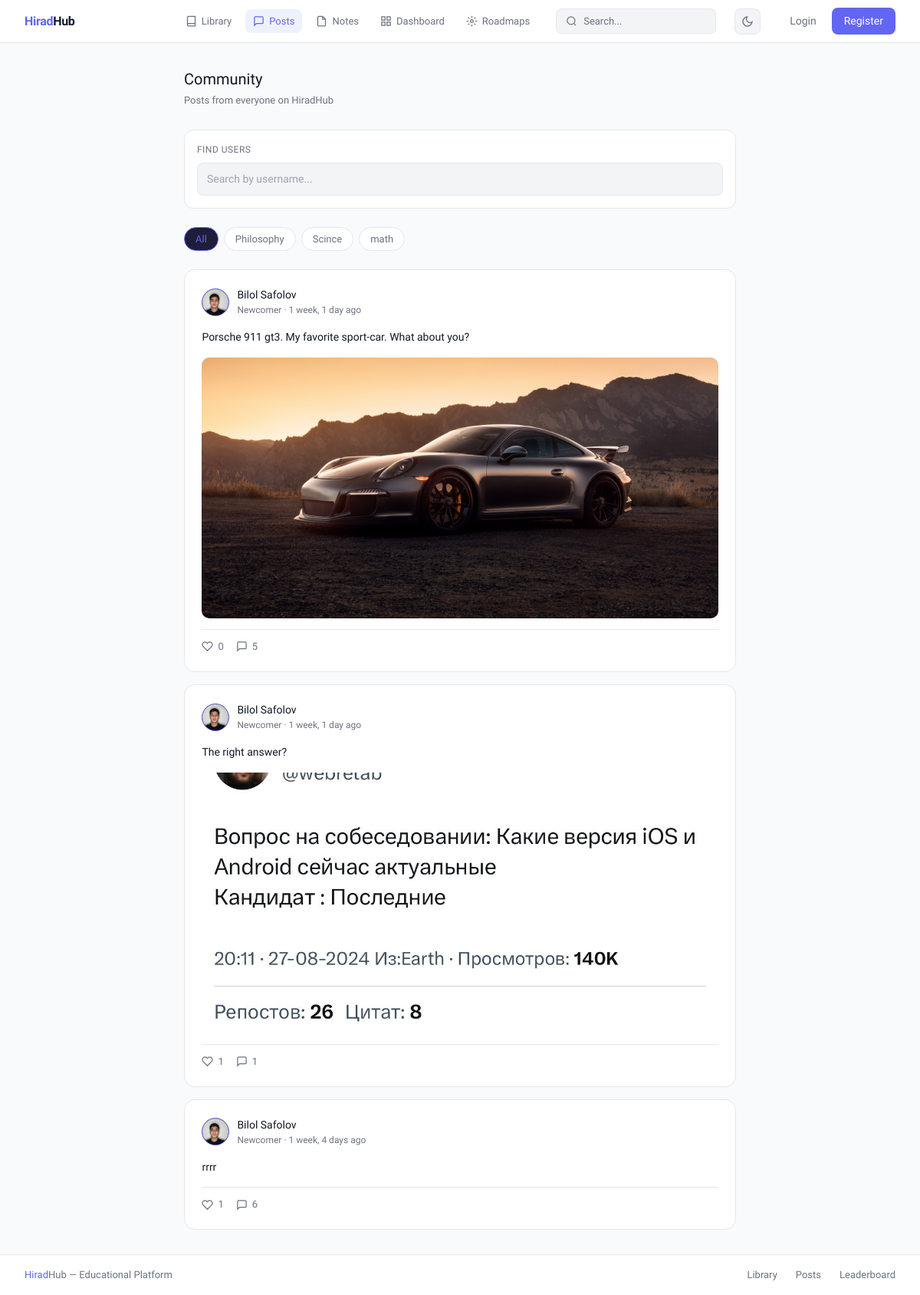
Page /post/ on the earlier database version.
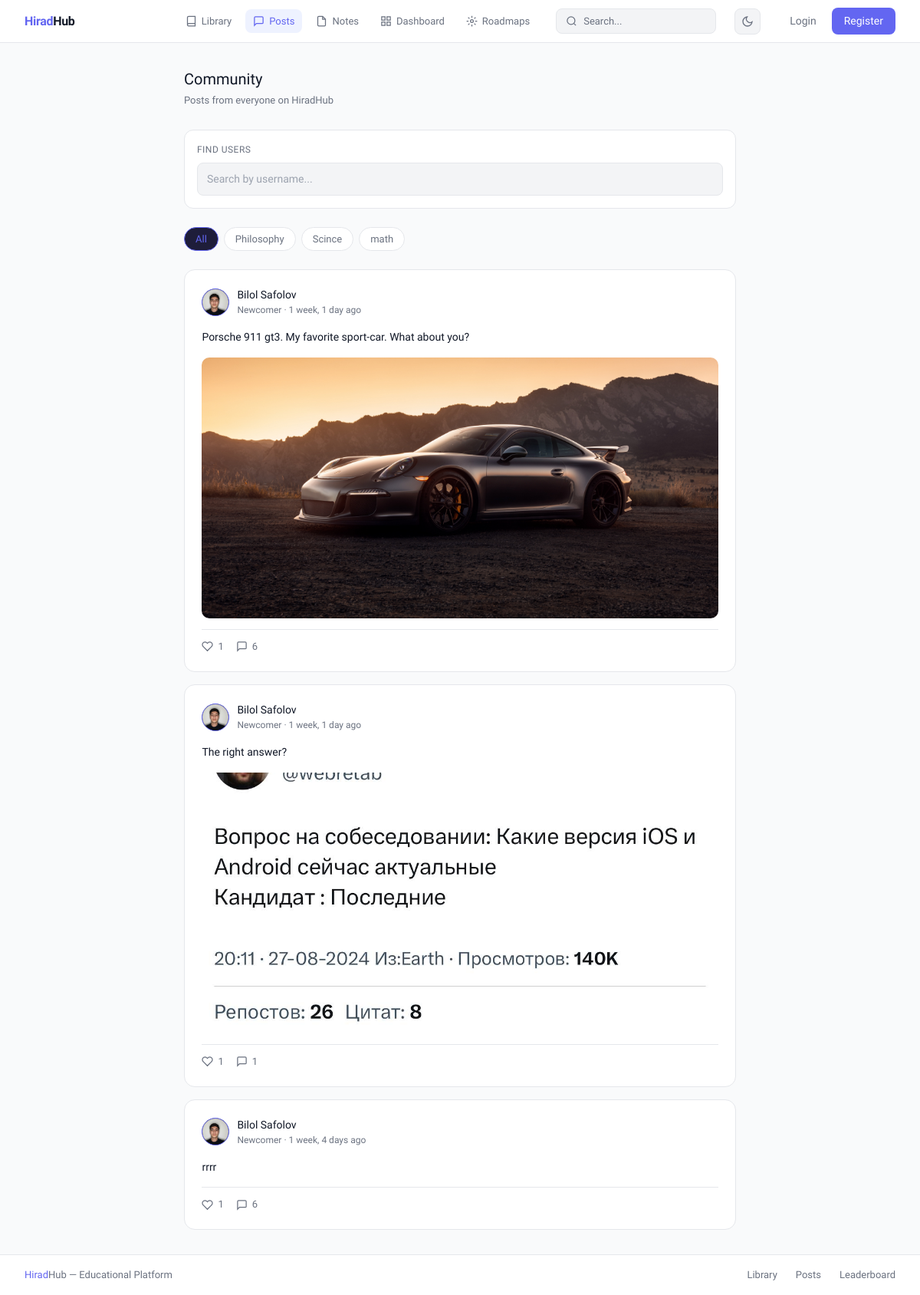
Same page on the later database version.
### library/models.py (models this page shows, shortened)
class Topic(models.Model):
    name = models.CharField(max_length=122, unique=True)
    slug = models.SlugField(max_length=122, unique=True, auto_created=True)

### post/models.py (models this page shows, shortened)
class Post(models.Model):
    POST_TYPES_CHOICES = [
        ('post', 'Post'),
        ('question', 'Question'),
        ('article', 'Article'),
    ]
    author = models.ForeignKey(settings.AUTH_USER_MODEL, on_delete=models.CASCADE, related_name='posts')
    post_type = models.CharField(max_length=20, choices=POST_TYPES_CHOICES, default='post', db_index=True)
    text = models.TextField(max_length=10000, blank=True)
    image = models.ImageField(upload_to='post/images/', null=True, blank=True)
    video = models.FileField(upload_to='post/videos/', null=True, blank=True)
    is_answered = models.BooleanField(default=False, db_index=True)
    accepted_comment = models.OneToOneField('library.Comment', null=True, blank=True, on_delete=models.SET_NULL, related_name='accepted_for')
    view_count = models.PositiveIntegerField(default=0, db_index=True)
    step = models.PositiveIntegerField(default=0, db_index=True)
    created_at = models.DateTimeField(auto_now_add=True)
    updated_at = models.DateTimeField(auto_now=True)
    topics = models.ManyToManyField(Topic, related_name='posts', blank=True)
    likes = GenericRelation('library.Like')
    comments = GenericRelation('library.Comment')
    favorites = GenericRelation('post.Favorite')
    class Meta:
        indexes = [
            models.Index(fields=['-created_at']),
            models.Index(fields=['post_type']),
            models.Index(fields=['author', 'post_type']),
        ]
    @property
    def count_likes(self):
        return self.likes.count()
    @property
    def count_comments(self):
        return self.comments.count()

### user/models.py (models this page shows, shortened)
class CustomUser(AbstractUser):
    phone_regex = RegexValidator(
        regex=r'^\+?1?\d{9,15}$',
        message="Phone number must be entered in the format: '+999999999'. Up to 15 digits allowed."
    )
    email = models.EmailField(unique=True, db_index=True)
    first_name = models.CharField(max_length=30, blank=True)
    last_name = models.CharField(max_length=30, blank=True)
    phone_number = models.CharField(max_length=15, blank=True, validators=[phone_regex])
    profile_picture = models.ImageField(upload_to='profile_pictures/', blank=True, null=True)
    bio = models.TextField(blank=True)
    is_email_verified = models.BooleanField(default=False)
    is_verified = models.BooleanField(default=False)
    role = models.CharField(max_length=20, default='student',
    choices=[('student', 'Student'), ('teacher', 'Teacher'), ('director', 'Director'), ('admin', 'Admin'  )])
    username = models.CharField(max_length=150, unique=True)
    groups = models.ManyToManyField(
        'auth.Group',
        verbose_name='groups',
        blank=True,
        help_text='The groups this user belongs to.',
        related_name='customuser_set',
        related_query_name='user',
    )
    score = models.PositiveIntegerField(default=0, db_index=True)
    level = models.PositiveIntegerField(default=1)
    title = models.CharField(max_length=50, blank=True, default='Newcomer')
    user_permissions = models.ManyToManyField(
        'auth.Permission',
        verbose_name='user permissions',
        blank=True,
        help_text='Specific permissions for this user.',
        related_name='customuser_set',
        related_query_name='user',
    )
    class Meta:
        verbose_name = 'User'
        verbose_name_plural = 'Users'

### post/views.py (the view)
# urls.py: path('', views.post_list, name='list'),
def post_list(request):
    topic_slug = request.GET.get('topic')
    posts = Post.objects.select_related('author').prefetch_related('topics', 'likes', 'comments').order_by('-created_at')
    if topic_slug:
        posts = posts.filter(topics__slug=topic_slug)
    topics = Topic.objects.all()
    return render(request, 'post/list.html', {'posts': posts, 'topics': topics})

### templates/post/list.html (shortened to what this page needs)
{% extends 'base.html' %}
{% block nav_posts %}active{% endblock %}
{% block content %}
<div style="max-width:720px; margin:0 auto;">
    <div
        style="display:flex; align-items:center; justify-content:space-between; margin-bottom:1.75rem; flex-wrap:wrap; gap:10px;">
        <div>
            <p style="font-size:20px; font-weight:500; color:var(--text);">Community</p>
            <p style="font-size:13px; color:var(--muted); margin-top:3px;">Posts from everyone on HiradHub</p>
        </div>
    </div>
    <div
        style="background:var(--surface); border:0.5px solid var(--border); border-radius:12px; padding:1rem; margin-bottom:1.5rem;">
        <p
            style="font-size:12px; color:var(--muted); margin-bottom:8px; font-weight:500; text-transform:uppercase; letter-spacing:0.04em;">
            Find users</p>
        <input type="text" placeholder="Search by username..." hx-get="{% url 'post:search_users' %}"
            hx-trigger="keyup changed delay:300ms" hx-target="#user-search-results" hx-swap="innerHTML" name="q"
            style="width:100%; padding:10px 12px; background:var(--surface2); border:0.5px solid var(--border); border-radius:8px; font-size:14px; color:var(--text); outline:none; font-family:'Sora',sans-serif; transition:border-color 0.15s;"
            onfocus="this.style.borderColor='var(--accent)'" onblur="this.style.borderColor='var(--border)'" />
    </div>
    {% if topics %}
    <div style="display:flex; flex-wrap:wrap; gap:7px; margin-bottom:1.5rem;">
        <a href="{% url 'post:list' %}"
            style="font-size:13px; padding:5px 14px; border-radius:20px; border:0.5px solid {% if not request.GET.topic %}var(--accent){% else %}var(--border){% endif %}; color:{% if not request.GET.topic %}var(--accent){% else %}var(--muted){% endif %}; background:{% if not request.GET.topic %}#1e1d3a{% else %}var(--surface){% endif %}; text-decoration:none; transition:all 0.15s;">
            All
        </a>
        {% for topic in topics %}
        <a href="?topic={{ topic.slug }}"
            style="font-size:13px; padding:5px 14px; border-radius:20px; border:0.5px solid {% if request.GET.topic == topic.slug %}var(--accent){% else %}var(--border){% endif %}; color:{% if request.GET.topic == topic.slug %}var(--accent){% else %}var(--muted){% endif %}; background:{% if request.GET.topic == topic.slug %}#1e1d3a{% else %}var(--surface){% endif %}; text-decoration:none; transition:all 0.15s;">
            {{ topic.name }}
        </a>
        {% endfor %}
    </div>
    {% endif %}
    {% if posts %}
    <div style="display:flex; flex-direction:column; gap:16px;">
        {% for post in posts %}
        <div
            style="background:var(--surface); border:0.5px solid var(--border); border-radius:14px; padding:1.4rem; transition:border-color 0.2s;">
            <div style="display:flex; align-items:center; justify-content:space-between; margin-bottom:14px;">
                <a href="{% url 'user:profile_others' post.author.username %}"
                    style="display:flex; align-items:center; gap:10px; text-decoration:none;">
                    <div
                        style="width:36px; height:36px; border-radius:50%; background:#1e1d3a; border:1.5px solid var(--accent); display:flex; align-items:center; justify-content:center; font-size:13px; font-weight:500; color:#a5b4fc; overflow:hidden; flex-shrink:0;">
                        {% if post.author.profile_picture %}
                        <img src="{{ post.author.profile_picture.url }}"
                            style="width:100%;height:100%;object-fit:cover;" />
                        {% else %}
                        {{ post.author.username|first|upper }}
                        {% endif %}
                    </div>
                    <div>
                        <p style="font-size:14px; font-weight:500; color:var(--text);">
                            {{ post.author.get_full_name|default:post.author.username }}</p>
                        <p style="font-size:12px; color:var(--muted);">{{ post.author.title }} ·
                            {{post.created_at|timesince }} ago</p>
                    </div>
                </a>
            </div>
            {% if post.text %}
            <a href="{% url 'post:detail' post.pk %}" style="text-decoration:none;">
                <p style="font-size:14px; color:var(--text); line-height:1.75; margin-bottom:14px;">
                    {{ post.text|truncatechars:220 }}</p>
            </a>
            {% endif %}
            {% if post.image %}
            <a href="{% url 'post:detail' post.pk %}">
                <img src="{{ post.image.url }}"
                    style="width:100%; border-radius:10px; margin-bottom:14px; max-height:340px; object-fit:cover;" />
            </a>
            {% endif %}
            <div
                style="display:flex; align-items:center; gap:16px; padding-top:12px; border-top:0.5px solid var(--border);">
                {% if request.user.is_authenticated %}
                <form hx-post="{% url 'post:toggle_like' post.pk %}" hx-target="this" hx-swap="outerHTML"
                    style="margin:0;">
                    {% csrf_token %}
                    <button type="submit"
                        style="display:flex; align-items:center; gap:6px; font-size:13px; color:var(--muted); background:none; border:none; cursor:pointer; font-family:'Sora',sans-serif; padding:0; transition:color 0.15s;"
                        onmouseover="this.style.color='#ef4444'" onmouseout="this.style.color='var(--muted)'">
                        <svg width="15" height="15" viewBox="0 0 24 24" fill="none" stroke="currentColor"
                            stroke-width="2">
                            <path
                                d="M20.84 4.61a5.5 5.5 0 0 0-7.78 0L12 5.67l-1.06-1.06a5.5 5.5 0 0 0-7.78 7.78l1.06 1.06L12 21.23l7.78-7.78 1.06-1.06a5.5 5.5 0 0 0 0-7.78z" />
                        </svg>
                        {{ post.count_likes }}
                    </button>
                </form>
                <a href="{% url 'post:detail' post.pk %}#comments"
                    style="display:flex; align-items:center; gap:6px; font-size:13px; color:var(--muted); text-decoration:none; transition:color 0.15s;"
                    onmouseover="this.style.color='var(--accent)'" onmouseout="this.style.color='var(--muted)'">
                    <svg width="15" height="15" viewBox="0 0 24 24" fill="none" stroke="currentColor" stroke-width="2">
                        <path d="M21 15a2 2 0 0 1-2 2H7l-4 4V5a2 2 0 0 1 2-2h14a2 2 0 0 1 2 2z" />
                    </svg>
                    {{ post.count_comments }}
                </a>
                <form hx-post="{% url 'post:toggle_favorite' post.pk %}" hx-target="this" hx-swap="outerHTML"
                    style="margin:0; margin-left:auto;">
                    {% csrf_token %}
                    <button type="submit"
                        style="display:flex; align-items:center; gap:6px; font-size:13px; color:var(--muted); background:none; border:none; cursor:pointer; font-family:'Sora',sans-serif; padding:0; transition:color 0.15s;"
                        onmouseover="this.style.color='#f59e0b'" onmouseout="this.style.color='var(--muted)'">
                        <svg width="15" height="15" viewBox="0 0 24 24" fill="none" stroke="currentColor"
                            stroke-width="2">
                            <path d="M19 21l-7-5-7 5V5a2 2 0 0 1 2-2h10a2 2 0 0 1 2 2z" />
                        </svg>
                        Save
                    </button>
                </form>
                {% else %}
                <span style="display:flex; align-items:center; gap:6px; font-size:13px; color:var(--muted);">
                    <svg width="15" height="15" viewBox="0 0 24 24" fill="none" stroke="currentColor" stroke-width="2">
                        <path
                            d="M20.84 4.61a5.5 5.5 0 0 0-7.78 0L12 5.67l-1.06-1.06a5.5 5.5 0 0 0-7.78 7.78l1.06 1.06L12 21.23l7.78-7.78 1.06-1.06a5.5 5.5 0 0 0 0-7.78z" />
                    </svg>
                    {{ post.count_likes }}
                </span>
                <a href="{% url 'post:detail' post.pk %}#comments"
                    style="display:flex; align-items:center; gap:6px; font-size:13px; color:var(--muted); text-decoration:none;">
                    <svg width="15" height="15" viewBox="0 0 24 24" fill="none" stroke="currentColor" stroke-width="2">
                        <path d="M21 15a2 2 0 0 1-2 2H7l-4 4V5a2 2 0 0 1 2-2h14a2 2 0 0 1 2 2z" />
                    </svg>
                    {{ post.count_comments }}
                </a>
                {% endif %}
            </div>
        </div>
        {% endfor %}
    </div>
    {% endif %}
</div>
{% endblock %}

Differences in the rows shown:
changed Post "Porsche 911 gt3. My favorite sport-car. What about you?": count_likes "0" → "1"; count_comments "5" → "6"
